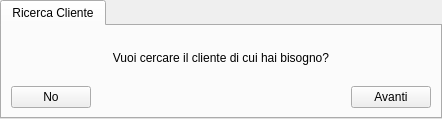
<?xml version="1.0" encoding="UTF-8"?>
<ui version="4.0">
 <class>tabwidgetRicercaCliente</class>
 <widget class="QTabWidget" name="tabwidgetRicercaCliente">
  <property name="geometry">
   <rect>
    <x>0</x>
    <y>0</y>
    <width>442</width>
    <height>119</height>
   </rect>
  </property>
  <property name="windowTitle">
   <string>Ricerca del cliente 1</string>
  </property>
  <widget class="QWidget" name="tab">
   <attribute name="title">
    <string>Ricerca Cliente</string>
   </attribute>
   <layout class="QGridLayout" name="gridLayout">
    <item row="1" column="2">
     <widget class="QPushButton" name="btnAvanti">
      <property name="text">
       <string>Avanti</string>
      </property>
     </widget>
    </item>
    <item row="1" column="1">
     <spacer name="horizontalSpacer">
      <property name="orientation">
       <enum>Qt::Horizontal</enum>
      </property>
      <property name="sizeHint" stdset="0">
       <size>
        <width>40</width>
        <height>20</height>
       </size>
      </property>
     </spacer>
    </item>
    <item row="1" column="0">
     <widget class="QPushButton" name="btnNo">
      <property name="text">
       <string>No</string>
      </property>
     </widget>
    </item>
    <item row="0" column="0" colspan="3">
     <widget class="QLabel" name="labelDomandaVuoiCercareCliente">
      <property name="text">
       <string>Vuoi cercare il cliente di cui hai bisogno?</string>
      </property>
      <property name="alignment">
       <set>Qt::AlignCenter</set>
      </property>
     </widget>
    </item>
   </layout>
  </widget>
 </widget>
 <resources/>
 <connections/>
</ui>
